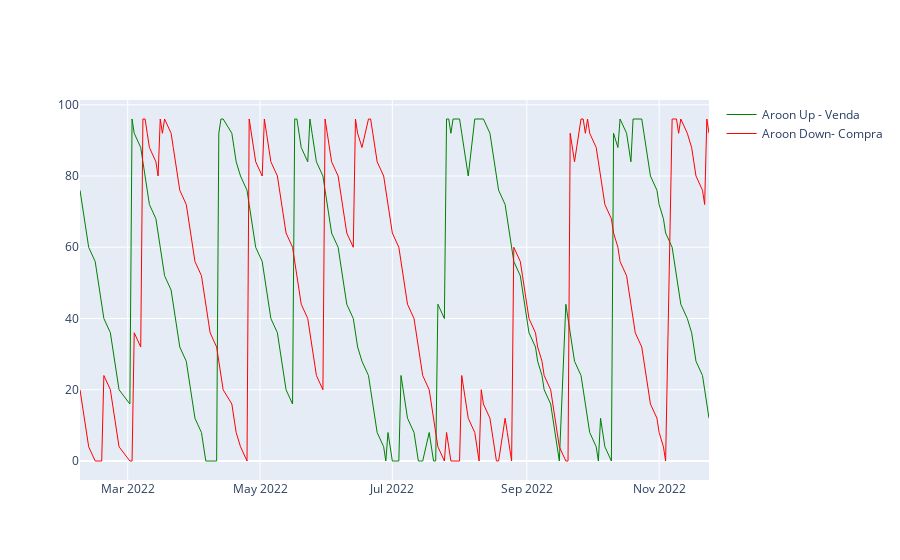

The code cell stored with this chart in its notebook:
### Code cell
fig2 = go.Figure()

fig2.add_trace(
    go.Scatter(
        name="Aroon Up - Venda",
        x=df_teste.index,
        y=df_teste["Aroon_Up"],
        line=dict(color='green', width=1))
)
fig2.add_trace(
    go.Scatter(
        name="Aroon Down- Compra",
        x=df_teste.index,
        y=df_teste["Aroon_Down"],
        line=dict(color='red', width=1))
)

### Figure 1 — Plotly figure (JSON) as saved in the notebook; plotly's stock layout.template omitted (floating-point values rounded to 4 significant figures; data arrays with more than 128 entries replaced by an {"elided": "..."} marker saying what was removed)
{"data": [{"line": {"color": "green", "width": 1}, "name": "Aroon Up - Venda", "type": "scatter", "x": {"elided": "200 str values"}, "y": {"elided": "200 float values"}}, {"line": {"color": "red", "width": 1}, "name": "Aroon Down- Compra", "type": "scatter", "x": {"elided": "200 str values"}, "y": {"elided": "200 float values"}}], "layout": {}}
